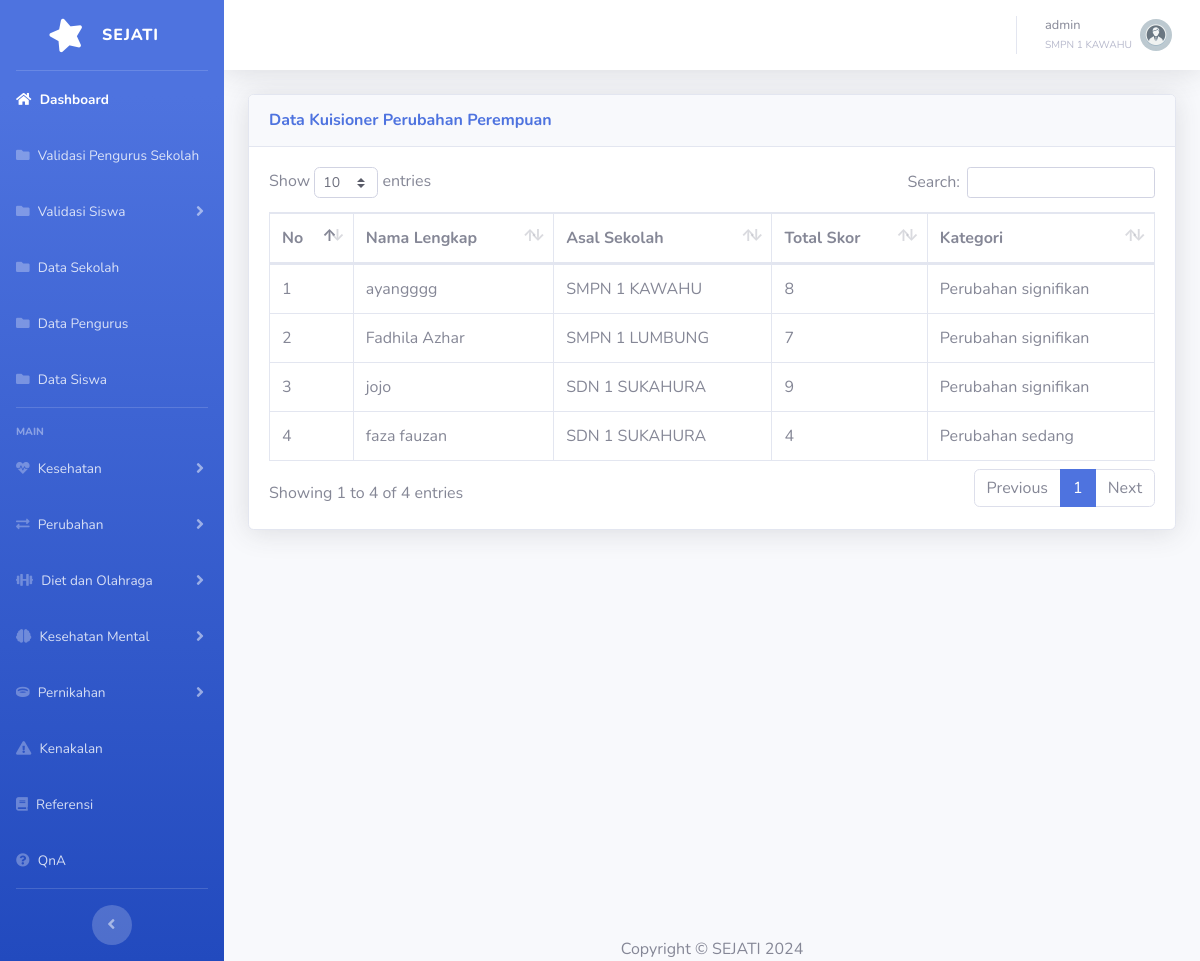
/dataperubahanperempuan.php (signed in), run on the app's committed database.
### tables this page shows
CREATE TABLE `tbsekolah` (
  `idsekolah` int(11) NOT NULL,
  `namasekolah` varchar(100) NOT NULL,
  `alamatsekolah` varchar(255) NOT NULL,
  `notelpsekolah` varchar(15) DEFAULT NULL,
  `kepalasekolah` varchar(50) NOT NULL,
  `namapjsekolah` varchar(50) NOT NULL,
  `notelpj` varchar(15) DEFAULT NULL
);

CREATE TABLE `kuisionerperubahanperempuan` (
  `idkuisioner` int(11) NOT NULL,
  `idusersiswa` int(11) DEFAULT NULL,
  `q1` int(11) DEFAULT NULL,
  `q2` int(11) DEFAULT NULL,
  `q3` int(11) DEFAULT NULL,
  `q4` int(11) DEFAULT NULL,
  `q5` int(11) DEFAULT NULL,
  `q6` int(11) DEFAULT NULL,
  `q7` int(11) DEFAULT NULL,
  `q8` int(11) DEFAULT NULL,
  `q9` int(11) DEFAULT NULL,
  `totalSkor` int(11) DEFAULT NULL,
  `kategori` varchar(50) DEFAULT NULL
);

CREATE TABLE `tbsiswa` (
  `idsiswa` int(11) NOT NULL,
  `namalengkapsiswa` varchar(255) NOT NULL,
  `nisn` varchar(20) NOT NULL,
  `nik` varchar(20) DEFAULT NULL,
  `tanggallahir` date DEFAULT NULL,
  `namapanggilan` varchar(100) DEFAULT NULL,
  `jeniskelamin` enum('laki-laki','perempuan') NOT NULL,
  `asalsekolah` int(11) DEFAULT NULL,
  `notelp` varchar(15) DEFAULT NULL,
  `alamat` text DEFAULT NULL
);

### dataperubahanperempuan.php (the view)
<?php
include 'header.php';
$iduser = $_SESSION['iduser'];
$role = $_SESSION['role'];
if ($role == 'pengurus') {
    $queryAsalSekolah = "SELECT asalsekolah FROM tbuser WHERE iduser = '$iduser'";
    $resultAsalSekolah = mysqli_query($conn, $queryAsalSekolah);
    $rowAsalSekolah = mysqli_fetch_assoc($resultAsalSekolah);
    $asalsekolahPengurus = $rowAsalSekolah['asalsekolah'];
    $queryMental = "SELECT k.idkuisioner, s.namalengkapsiswa, k.totalSkor, k.kategori, sch.namasekolah
                    FROM kuisionerperubahanperempuan k
                    JOIN tbsiswa s ON k.idusersiswa = s.idsiswa
                    JOIN tbsekolah sch ON s.asalsekolah = sch.idsekolah
                    WHERE sch.idsekolah = '$asalsekolahPengurus' AND k.idkuisioner IN (
                        SELECT MAX(idkuisioner)
                        FROM kuisionerperubahanperempuan
                        GROUP BY idusersiswa
                    )
                    ORDER BY k.idkuisioner DESC";
} else if ($role == 'admin') {
    $queryMental = "SELECT k.idkuisioner, s.namalengkapsiswa, k.totalSkor, k.kategori, sch.namasekolah
                    FROM kuisionerperubahanperempuan k
                    JOIN tbsiswa s ON k.idusersiswa = s.idsiswa
                    JOIN tbsekolah sch ON s.asalsekolah = sch.idsekolah
                    WHERE k.idkuisioner IN (
                        SELECT MAX(idkuisioner)
                        FROM kuisionerperubahanperempuan
                        GROUP BY idusersiswa
                    )
                    ORDER BY k.idkuisioner DESC";
}
$resultMental = mysqli_query($conn, $queryMental);
?>
<?php include 'sidebar.php';?>
<?php include 'topbar.php';?>
<div class="container-fluid">
    <div class="card shadow mb-4">
        <div class="card-header py-3">
            <h6 class="m-0 font-weight-bold text-primary">Data Kuisioner Perubahan Perempuan</h6>
        </div>
        <div class="card-body">
        <div class="table-responsive">
                <table class="table table-bordered" id="dataTable" width="100%" cellspacing="0">
                    <thead>
                        <tr>
                            <th>No</th>
                            <th>Nama Lengkap</th>
                            <th>Asal Sekolah</th>
                            <th>Total Skor</th>
                            <th>Kategori</th>
                        </tr>
                    </thead>
                    <tbody>
                        <?php
                        if (mysqli_num_rows($resultMental) > 0) {
                            $no = 1;
                            while ($row = mysqli_fetch_assoc($resultMental)) {
                                echo "<tr>
                                        <td>{$no}</td>
                                        <td>{$row['namalengkapsiswa']}</td>
                                        <td>{$row['namasekolah']}</td>
                                        <td>{$row['totalSkor']}</td>
                                        <td>{$row['kategori']}</td>
                                    </tr>";
                                $no++;
                            }
                        } else {
                            echo "<tr>
                                    <td colspan='5' class='text-center'>Belum ada data yang dimasukkan</td>
                                </tr>";
                        }
                        ?>
                    </tbody>
                </table>
            </div>
        </div>
    </div>
</div>
<?php include 'footer.php';?>

### topbar.php (shortened to what this page needs)
<div id="content-wrapper" class="d-flex flex-column">
    <div id="content">
        <nav class="navbar navbar-expand navbar-light bg-white topbar mb-4 static-top shadow">
            <ul class="navbar-nav ml-auto">
                <li class="nav-item dropdown no-arrow">
                    <a class="nav-link dropdown-toggle" href="#" id="userDropdown" role="button"
                    data-toggle="dropdown" aria-haspopup="true" aria-expanded="false">
                        <span class="mr-2 d-none d-lg-inline text-gray-600 small">
                            <?php echo htmlspecialchars($username); ?><br>
                            <small class="text-gray-500"><?php echo htmlspecialchars($namasekolah); ?></small>
                        </span>
                        <?php
                        if ($role == 'admin') {
                            echo '<img class="img-profile rounded-circle" src="img/admin.webp">';
                        } elseif ($role == 'pengurus') {
                            echo '<img class="img-profile rounded-circle" src="img/pengurus.svg">';
                        } elseif ($role == 'siswa') {
                            echo '<img class="img-profile rounded-circle" src="img/siswa.webp">';
                        } else {
                            echo '<img class="img-profile rounded-circle" src="img/pengurus.svg">';
                        }
                        ?>
                    </a>
                </li>
            </ul>
        </nav>

### header.php (style rules this page uses)
.table-responsive { overflow-x: auto; }

### data on the page
tbsekolah: namasekolah "SMPN 1 KAWAHU"
kuisionerperubahanperempuan: tbsiswa.namalengkapsiswa "ayangggg", tbsekolah.namasekolah "SMPN 1 KAWAHU", totalSkor "8", kategori "Perubahan signifikan"
kuisionerperubahanperempuan: tbsiswa.namalengkapsiswa "Fadhila Azhar", tbsekolah.namasekolah "SMPN 1 LUMBUNG", totalSkor "7", kategori "Perubahan signifikan"
kuisionerperubahanperempuan: tbsiswa.namalengkapsiswa "jojo", tbsekolah.namasekolah "SDN 1 SUKAHURA", totalSkor "9", kategori "Perubahan signifikan"
kuisionerperubahanperempuan: tbsiswa.namalengkapsiswa "faza fauzan", tbsekolah.namasekolah "SDN 1 SUKAHURA", totalSkor "4", kategori "Perubahan sedang"

### other printed values
$username "admin"
